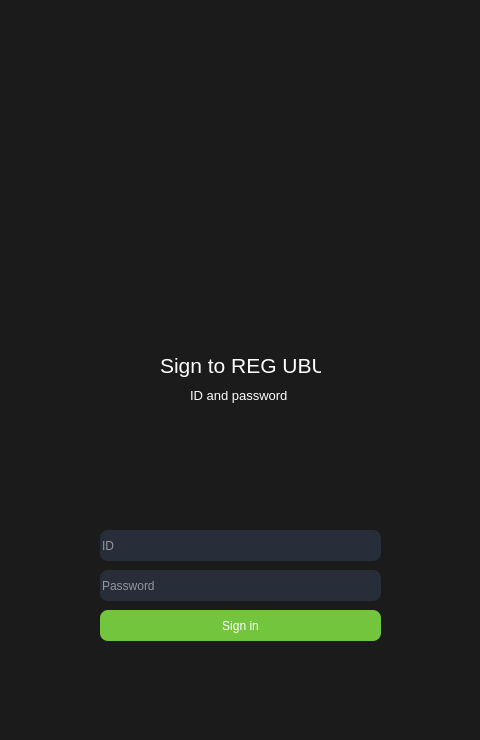
<?xml version="1.0" encoding="UTF-8"?>
<ui version="4.0">
 <class>Dialog</class>
 <widget class="QDialog" name="Dialog">
  <property name="geometry">
   <rect>
    <x>0</x>
    <y>0</y>
    <width>480</width>
    <height>740</height>
   </rect>
  </property>
  <property name="sizePolicy">
   <sizepolicy hsizetype="Fixed" vsizetype="Fixed">
    <horstretch>0</horstretch>
    <verstretch>0</verstretch>
   </sizepolicy>
  </property>
  <property name="minimumSize">
   <size>
    <width>480</width>
    <height>740</height>
   </size>
  </property>
  <property name="maximumSize">
   <size>
    <width>480</width>
    <height>740</height>
   </size>
  </property>
  <property name="windowTitle">
   <string>Login</string>
  </property>
  <property name="windowIcon">
   <iconset resource="imgall.qrc">
    <normaloff>:/newPrefix/icons_18x18/gif/green/normal/004_13.gif</normaloff>:/newPrefix/icons_18x18/gif/green/normal/004_13.gif</iconset>
  </property>
  <property name="styleSheet">
   <string notr="true">background-color:rgb(27, 27, 27)</string>
  </property>
  <widget class="QLineEdit" name="lineEdit">
   <property name="geometry">
    <rect>
     <x>100</x>
     <y>530</y>
     <width>281</width>
     <height>31</height>
    </rect>
   </property>
   <property name="styleSheet">
    <string notr="true">QLineEdit{
background-color:rgb(39, 46, 57);
color: rgb(255, 255, 255);
border-radius:8px;
}
QLineEdit:focus {
background-color:rgb(39, 46, 57);
color: rgb(255, 255, 255);
border-radius:8px;
border:1px solid rgb(255, 255, 255);
}
</string>
   </property>
   <property name="placeholderText">
    <string>ID</string>
   </property>
  </widget>
  <widget class="QLineEdit" name="lineEdit_2">
   <property name="geometry">
    <rect>
     <x>100</x>
     <y>570</y>
     <width>281</width>
     <height>31</height>
    </rect>
   </property>
   <property name="styleSheet">
    <string notr="true">QLineEdit{
background-color:rgb(39, 46, 57);
color: rgb(255, 255, 255);
border-radius:8px;
}
QLineEdit:focus {
background-color:rgb(39, 46, 57);
color: rgb(255, 255, 255);
border-radius:8px;
border:1px solid rgb(255, 255, 255);
}
</string>
   </property>
   <property name="echoMode">
    <enum>QLineEdit::Password</enum>
   </property>
   <property name="placeholderText">
    <string>Password</string>
   </property>
  </widget>
  <widget class="QLabel" name="label_2">
   <property name="geometry">
    <rect>
     <x>160</x>
     <y>350</y>
     <width>161</width>
     <height>31</height>
    </rect>
   </property>
   <property name="font">
    <font>
     <family>Segoe UI</family>
     <pointsize>16</pointsize>
     <weight>50</weight>
     <bold>false</bold>
    </font>
   </property>
   <property name="styleSheet">
    <string notr="true">color: rgb(255, 255, 255);</string>
   </property>
   <property name="text">
    <string>Sign to REG UBU</string>
   </property>
  </widget>
  <widget class="QLabel" name="label_3">
   <property name="geometry">
    <rect>
     <x>190</x>
     <y>380</y>
     <width>101</width>
     <height>31</height>
    </rect>
   </property>
   <property name="font">
    <font>
     <family>Segoe UI</family>
     <pointsize>10</pointsize>
     <weight>50</weight>
     <bold>false</bold>
    </font>
   </property>
   <property name="styleSheet">
    <string notr="true">color: rgb(255, 255, 255);</string>
   </property>
   <property name="text">
    <string>ID and password</string>
   </property>
  </widget>
  <widget class="QPushButton" name="pushButton">
   <property name="geometry">
    <rect>
     <x>100</x>
     <y>610</y>
     <width>281</width>
     <height>31</height>
    </rect>
   </property>
   <property name="styleSheet">
    <string notr="true">QPushButton {
background-color:rgb(115, 197, 61);
color: rgb(255, 255, 255);
border-radius:8px;
}
QPushButton:hover {
background-color:rgb(130, 220, 80);
color: rgb(255, 255, 255);
border-radius:8px;
}</string>
   </property>
   <property name="text">
    <string>Sign in</string>
   </property>
  </widget>
  <widget class="QLabel" name="label">
   <property name="geometry">
    <rect>
     <x>90</x>
     <y>80</y>
     <width>300</width>
     <height>150</height>
    </rect>
   </property>
   <property name="styleSheet">
    <string notr="true">image: url(:/newPrefix/cropped-UBU-Logo-Square-transparent.png);</string>
   </property>
   <property name="text">
    <string/>
   </property>
  </widget>
 </widget>
 <resources>
  <include location="imgall.qrc"/>
 </resources>
 <connections/>
</ui>
